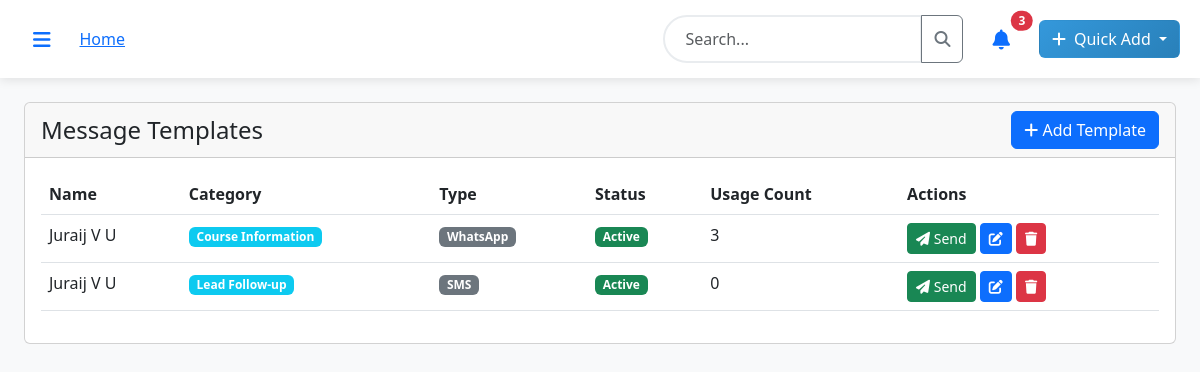
Screenshot of /messages (signed in) with the database file from the repository.
### models.py (models this page shows)
class MessageTemplate(db.Model):
    id = db.Column(db.Integer, primary_key=True)
    name = db.Column(db.String(100), nullable=False)
    category = db.Column(db.String(50))  # Welcome, Follow-up, Reminder, etc.
    subject = db.Column(db.String(200))
    content = db.Column(db.Text, nullable=False)
    message_type = db.Column(db.String(20))  # Email, SMS, WhatsApp
    is_active = db.Column(db.Boolean, default=True)
    usage_count = db.Column(db.Integer, default=0)
    created_at = db.Column(db.DateTime, default=datetime.utcnow)

### routes.py (the view)
@main.route('/messages')
@login_required
def messages():
    templates = MessageTemplate.query.order_by(MessageTemplate.name).all()
    template_form = MessageTemplateForm()
    leads = Lead.query.all()
    courses = Course.query.filter_by(is_active=True).all()
    return render_template('messages.html', templates=templates, template_form=template_form, leads=leads, courses=courses)

### forms.py
class MessageTemplateForm(FlaskForm):
    name = StringField('Template Name', validators=[DataRequired(), Length(max=100)])
    category = SelectField('Category', choices=[
        ('Lead Follow-up', 'Lead Follow-up'),
        ('Course Information', 'Course Information'),
        ('Payment Reminder', 'Payment Reminder'),
        ('Welcome Message', 'Welcome Message'),
        ('Course Completion', 'Course Completion'),
        ('Corporate Training', 'Corporate Training')
    ], validators=[DataRequired()])
    subject = StringField('Subject', validators=[Optional(), Length(max=200)],
                         description='For Email messages only')
    content = TextAreaField('Message Content', validators=[DataRequired()],
                           description='Use variables: {name}, {phone}, {email}, {course_name}, {company_name}')
    message_type = SelectField('Message Type', choices=[
        ('SMS', 'SMS'),
        ('WhatsApp', 'WhatsApp'),
        ('Email', 'Email')
    ], default='SMS', validators=[DataRequired()])
    is_active = BooleanField('Active', default=True)

### app.py (called while the page is built)
@login_manager.user_loader
def load_user(user_id):
    from models import User
    return User.query.get(int(user_id))

### templates/messages.html (shortened to what this page needs)
{% extends "base.html" %}
{% block content %}
<div class="container-fluid">
    <div class="row">
        <div class="col-12">
            <div class="card">
                <div class="card-header d-flex justify-content-between align-items-center">
                    <h4 class="mb-0">Message Templates</h4>
                    <button type="button" class="btn btn-primary" data-bs-toggle="modal" data-bs-target="#messageTemplateModal">
                        <i class="fas fa-plus"></i> Add Template
                    </button>
                </div>
                <div class="card-body">
                    <div class="table-responsive">
                        <table class="table table-hover">
                            <thead>
                                <tr>
                                    <th>Name</th>
                                    <th>Category</th>
                                    <th>Type</th>
                                    <th>Status</th>
                                    <th>Usage Count</th>
                                    <th>Actions</th>
                                </tr>
                            </thead>
                            <tbody>
                                {% for template in templates %}
                                <tr>
                                    <td>{{ template.name }}</td>
                                    <td><span class="badge bg-info">{{ template.category }}</span></td>
                                    <td><span class="badge bg-secondary">{{ template.message_type }}</span></td>
                                    <td>
                                        {% if template.is_active %}
                                            <span class="badge bg-success">Active</span>
                                        {% else %}
                                            <span class="badge bg-danger">Inactive</span>
                                        {% endif %}
                                    </td>
                                    <td>{{ template.usage_count }}</td>
                                    <td>
                                        <button class="btn btn-sm btn-success" onclick="sendMessage({{ template.id }})">
                                            <i class="fas fa-paper-plane"></i> Send
                                        </button>
                                        <a href="{{ url_for('main.edit_template', id=template.id) }}" class="btn btn-sm btn-primary">
                                            <i class="fas fa-edit"></i>
                                        </a>
                                        <a href="{{ url_for('main.delete_template', id=template.id) }}" class="btn btn-sm btn-danger"
                                           onclick="return confirm('Are you sure?')">
                                            <i class="fas fa-trash"></i>
                                        </a>
                                    </td>
                                </tr>
                                {% endfor %}
                            </tbody>
                        </table>
                    </div>
                </div>
            </div>
        </div>
    </div>
</div>
{% endblock %}

### static/css/style.css (style rules this page uses)
:root { --primary-color: #3498db; --secondary-color: #2c3e50; --success-color: #27ae60; --warning-color: #f39c12; --danger-color: #e74c3c; --info-color: #17a2b8; --light-bg: #f8f9fa; --dark-bg: #343a40; }
body { font-family: 'Segoe UI', Tahoma, Geneva, Verdana, sans-serif; background-color: var(--light-bg); }

### rows the page displays
MessageTemplate: name "Juraij V U", category "Course Information", message_type "WhatsApp", is_active "Active", usage_count "3"
MessageTemplate: name "Juraij V U", category "Lead Follow-up", message_type "SMS", is_active "Active", usage_count "0"
